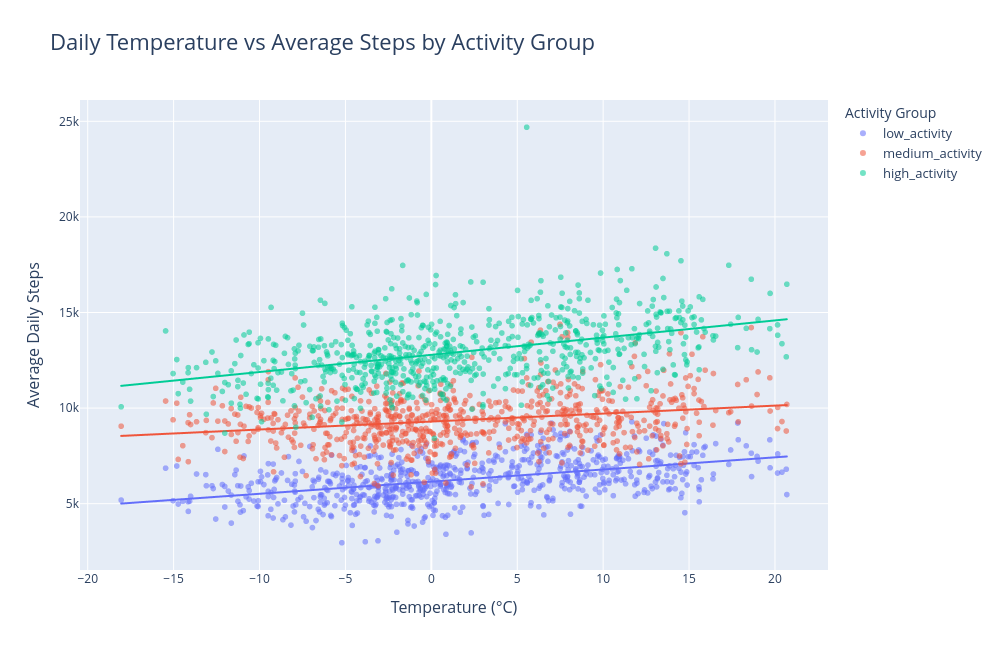

Source (notebook cell):
### Markdown cell above
## Step 12D. Interactive Daily Scatter Plot

To make the interactive visualization more detailed, I also create a Plotly scatter plot using the daily merged data. Each point represents one activity group on one day. The x-axis shows temperature, the y-axis shows average daily steps, and hovering over each point shows the date, precipitation, and cloud cover. This makes the visualization more exploratory than the summary line chart.

### Code cell
fig_scatter = px.scatter(
    merged_data,
    x='temperature',
    y='steps',
    color='activity_group',
    opacity=0.55,
    trendline='ols',
    hover_data={
        'date': True,
        'temperature': ':.1f',
        'steps': ':.0f',
        'precipitation': ':.2f',
        'cloud_cover': ':.1f',
        'activity_group': True
    },
    title='Daily Temperature vs Average Steps by Activity Group',
    labels={
        'temperature': 'Temperature (°C)',
        'steps': 'Average Daily Steps',
        'activity_group': 'Activity Group',
        'precipitation': 'Precipitation (mm)',
        'cloud_cover': 'Cloud Cover (%)',
        'date': 'Date'
    }
)

fig_scatter.update_layout(
    width=1000,
    height=650,
    title_font_size=22,
    xaxis_title_font_size=16,
    yaxis_title_font_size=16,
    legend_title_font_size=14,
    legend_font_size=13
)

fig_scatter.show()

### Figure 1 — Plotly figure (JSON) as saved in the notebook; plotly's stock layout.template omitted (floating-point values rounded to 4 significant figures; data arrays with more than 128 entries replaced by an {"elided": "..."} marker saying what was removed)
{"data": [{"customdata": {"elided": "731x4 mixed values"}, "hovertemplate": "Activity Group=%{customdata[3]}<br>Temperature (°C)=%{x:.1f}<br>Average Daily Steps=%{y:.0f}<br>Date=%{customdata[0]}<br>Precipitation (mm)=%{customdata[1]:.2f}<br>Cloud Cover (%)=%{customdata[2]:.1f}<extra></extra>", "legendgroup": "low_activity", "marker": {"color": "#636efa", "opacity": 0.55, "symbol": "circle"}, "mode": "markers", "name": "low_activity", "showlegend": true, "type": "scattergl", "x": {"elided": "731 float values"}, "xaxis": "x", "y": {"elided": "731 float values"}, "yaxis": "y"}, {"hovertemplate": "<b>OLS trendline</b><br>steps = 63.5649 * temperature + 6153.12<br>R<sup>2</sup>=0.202699<br><br>Activity Group=low_activity<br>Temperature (°C)=%{x:.1f}<br>Average Daily Steps=%{y:.0f} <b>(trend)</b><extra></extra>", "legendgroup": "low_activity", "marker": {"color": "#636efa", "symbol": "circle"}, "mode": "lines", "name": "low_activity", "showlegend": false, "type": "scattergl", "x": {"elided": "731 float values"}, "xaxis": "x", "y": {"elided": "731 float values"}, "yaxis": "y"}, {"customdata": {"elided": "731x4 mixed values"}, "hovertemplate": "Activity Group=%{customdata[3]}<br>Temperature (°C)=%{x:.1f}<br>Average Daily Steps=%{y:.0f}<br>Date=%{customdata[0]}<br>Precipitation (mm)=%{customdata[1]:.2f}<br>Cloud Cover (%)=%{customdata[2]:.1f}<extra></extra>", "legendgroup": "medium_activity", "marker": {"color": "#EF553B", "opacity": 0.55, "symbol": "circle"}, "mode": "markers", "name": "medium_activity", "showlegend": true, "type": "scattergl", "x": {"elided": "731 float values"}, "xaxis": "x", "y": {"elided": "731 float values"}, "yaxis": "y"}, {"hovertemplate": "<b>OLS trendline</b><br>steps = 41.6175 * temperature + 9296.24<br>R<sup>2</sup>=0.062361<br><br>Activity Group=medium_activity<br>Temperature (°C)=%{x:.1f}<br>Average Daily Steps=%{y:.0f} <b>(trend)</b><extra></extra>", "legendgroup": "medium_activity", "marker": {"color": "#EF553B", "symbol": "circle"}, "mode": "lines", "name": "medium_activity", "showlegend": false, "type": "scattergl", "x": {"elided": "731 float values"}, "xaxis": "x", "y": {"elided": "731 float values"}, "yaxis": "y"}, {"customdata": {"elided": "731x4 mixed values"}, "hovertemplate": "Activity Group=%{customdata[3]}<br>Temperature (°C)=%{x:.1f}<br>Average Daily Steps=%{y:.0f}<br>Date=%{customdata[0]}<br>Precipitation (mm)=%{customdata[1]:.2f}<br>Cloud Cover (%)=%{customdata[2]:.1f}<extra></extra>", "legendgroup": "high_activity", "marker": {"color": "#00cc96", "opacity": 0.55, "symbol": "circle"}, "mode": "markers", "name": "high_activity", "showlegend": true, "type": "scattergl", "x": {"elided": "731 float values"}, "xaxis": "x", "y": {"elided": "731 float values"}, "yaxis": "y"}, {"hovertemplate": "<b>OLS trendline</b><br>steps = 89.9454 * temperature + 12786.3<br>R<sup>2</sup>=0.185123<br><br>Activity Group=high_activity<br>Temperature (°C)=%{x:.1f}<br>Average Daily Steps=%{y:.0f} <b>(trend)</b><extra></extra>", "legendgroup": "high_activity", "marker": {"color": "#00cc96", "symbol": "circle"}, "mode": "lines", "name": "high_activity", "showlegend": false, "type": "scattergl", "x": {"elided": "731 float values"}, "xaxis": "x", "y": {"elided": "731 float values"}, "yaxis": "y"}], "layout": {"height": 650, "legend": {"font": {"size": 13}, "title": {"font": {"size": 14}, "text": "Activity Group"}, "tracegroupgap": 0}, "title": {"font": {"size": 22}, "text": "Daily Temperature vs Average Steps by Activity Group"}, "width": 1000, "xaxis": {"anchor": "y", "domain": [0, 1], "title": {"font": {"size": 16}, "text": "Temperature (°C)"}}, "yaxis": {"anchor": "x", "domain": [0, 1], "title": {"font": {"size": 16}, "text": "Average Daily Steps"}}}}
